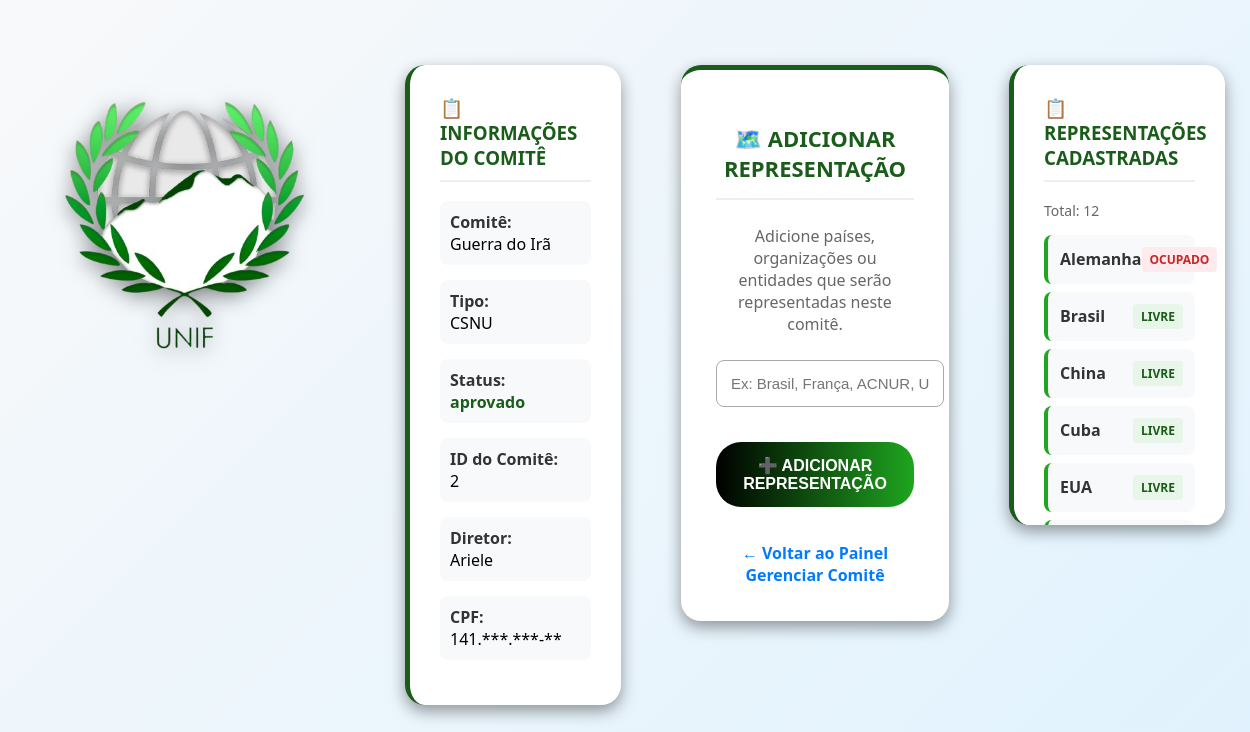
Page /pages/adicionarRepresentacao.php (signed in) on the committed database.
### tables this page shows
CREATE TABLE `comite` (
  `id_comite` int(11) NOT NULL,
  `id_unif` int(11) DEFAULT NULL,
  `cpf_d1` varchar(14) NOT NULL,
  `cpf_d2` varchar(14) NOT NULL,
  `cpf_d3` varchar(14) NOT NULL,
  `tipo_comite` varchar(100) DEFAULT NULL,
  `nome_comite` varchar(100) DEFAULT NULL,
  `data_comite` date DEFAULT NULL,
  `num_delegados` int(11) DEFAULT NULL,
  `descricao_comite` varchar(1000) DEFAULT NULL,
  `status` enum('pendente','aprovado','reprovado','em_andamento') DEFAULT 'pendente'
);

CREATE TABLE `usuario` (
  `cpf` varchar(14) NOT NULL,
  `nome` varchar(100) DEFAULT NULL,
  `email` varchar(100) DEFAULT NULL,
  `email_instituicao` varchar(100) DEFAULT NULL,
  `restricao_alimentar` varchar(100) DEFAULT NULL,
  `alergia` varchar(100) DEFAULT NULL,
  `telefone` varchar(14) DEFAULT NULL,
  `telefone_instituicao` varchar(20) DEFAULT NULL,
  `senha` varchar(20) DEFAULT NULL,
  `instituicao` varchar(100) DEFAULT NULL,
  `adm` tinyint(1) DEFAULT 0,
  `senha_hash` varchar(255) DEFAULT NULL,
  `professor` enum('aprovado','pendente','reprovado','aluno') DEFAULT 'aluno'
);

CREATE TABLE `representacao` (
  `id_representacao` int(11) NOT NULL,
  `nome_representacao` varchar(100) NOT NULL,
  `id_comite` int(11) NOT NULL,
  `id_unif` int(11) NOT NULL,
  `cpf_delegado` varchar(14) DEFAULT NULL COMMENT 'CPF do delegado atribuído à esta representação.'
);

### pages/adicionarRepresentacao.php (the view, shortened to what this page needs)
<?php
include 'php/conexao.php';
$cpf_usuario_logado = $_SESSION['cpf'];
$comite_aprovado = false;
$id_comite_aprovado = null;
$nome_comite = "";
$is_diretor = false;
$sql_check_diretor = "SELECT COUNT(*) as total FROM diretor WHERE cpf = ?";
if ($stmt_check = $conn->prepare($sql_check_diretor)) {
    $stmt_check->bind_param("s", $cpf_usuario_logado);
    $stmt_check->execute();
    $result_check = $stmt_check->get_result();
    $row_check = $result_check->fetch_assoc();
    $is_diretor = ($row_check['total'] > 0);
}
$sql_auth = "SELECT
                c.id_comite,
                c.id_unif,
                c.nome_comite,
                c.tipo_comite,
                c.status
             FROM comite c
             INNER JOIN diretor d ON c.id_comite = d.id_comite
             WHERE d.cpf = ? AND c.status = 'aprovado'";
if ($stmt = $conn->prepare($sql_auth)) {
    $stmt->bind_param("s", $cpf_usuario_logado);
    $stmt->execute();
    $result = $stmt->get_result();
    if ($result->num_rows == 1) {
        $row = $result->fetch_assoc();
        $id_comite_aprovado = $row['id_comite'];
        $nome_comite = $row['nome_comite'];
        $tipo_comite = $row['tipo_comite'];
        $status_comite = $row['status'];
        $comite_aprovado = true;
    }
}
$representacoes = [];
if ($comite_aprovado) {
    $sql_lista = "SELECT nome_representacao, cpf_delegado
                  FROM representacao
                  WHERE id_comite = ?
                  ORDER BY nome_representacao";
    if ($stmt_lista = $conn->prepare($sql_lista)) {
        $stmt_lista->bind_param("i", $id_comite_aprovado);
        $stmt_lista->execute();
        $result_lista = $stmt_lista->get_result();
        while ($row = $result_lista->fetch_assoc()) {
            $representacoes[] = $row;
        }
    }
    $sql_diretor_info = "SELECT u.nome FROM diretor d
                        JOIN usuario u ON d.cpf = u.cpf
                        WHERE d.cpf = ? AND d.id_comite = ?
                        LIMIT 1";
    $nome_diretor = "";
    if ($stmt_diretor = $conn->prepare($sql_diretor_info)) {
        $stmt_diretor->bind_param("si", $cpf_usuario_logado, $id_comite_aprovado);
        $stmt_diretor->execute();
        $result_diretor = $stmt_diretor->get_result();
        if ($result_diretor->num_rows > 0) {
            $row_diretor = $result_diretor->fetch_assoc();
            $nome_diretor = $row_diretor['nome'];
        }
    }
}
?>
<!DOCTYPE html>
<html lang="pt-br">
<head>
</head>
<body>
<div class="container">
    <div class="logo-box">
        <img src="images/unif.png" alt="Logo UNIF" class="logo">
    </div>
    <div class="info-box">
        <h3>📋 Informações do Comitê</h3>
        <?php if (!$is_diretor): ?>
            <div class="mensagem erro">
                ❌ Acesso negado. Você não está registrado como diretor.
            </div>
        <?php else: ?>
            <div class="info-item">
                <strong>Comitê:</strong><br>
                <?php echo htmlspecialchars($nome_comite); ?>
            </div>
            <div class="info-item">
                <strong>Tipo:</strong><br>
                <?php echo htmlspecialchars($tipo_comite ?? 'CSNU'); ?>
            </div>
            <div class="info-item">
                <strong>Status:</strong><br>
                <span style="color: #1a5c1a; font-weight: bold;"><?php echo htmlspecialchars($status_comite); ?></span>
            </div>
            <div class="info-item">
                <strong>ID do Comitê:</strong><br>
                <?php echo $id_comite_aprovado; ?>
            </div>
            <?php if (!empty($nome_diretor)): ?>
            <div class="info-item">
                <strong>Diretor:</strong><br>
                <?php echo htmlspecialchars($nome_diretor); ?>
            </div>
            <?php endif; ?>
            <div class="info-item">
                <strong>CPF:</strong><br>
                <?php echo substr($cpf_usuario_logado, 0, 3) . '.***.***-**'; ?>
            </div>
        <?php endif; ?>
    </div>
    <div class="form-box">
        <h2>🗺️ Adicionar Representação</h2>
        <?php if ($comite_aprovado): ?>
            <p style="color: #666; margin-bottom: 25px;">
                Adicione países, organizações ou entidades que serão representadas neste comitê.
            </p>
            <form action="<?php echo htmlspecialchars($_SERVER["PHP_SELF"]); ?>" method="post">
                <input type="text" id="nome_representacao" name="nome_representacao"
                       placeholder="Ex: Brasil, França, ACNUR, União Europeia"
                       required
                       value="<?php echo isset($_POST['nome_representacao']) ? htmlspecialchars($_POST['nome_representacao']) : ''; ?>">
                <button type="submit">➕ Adicionar Representação</button>
            </form>
            <div class="links">
                <a href="painel_diretor.php">← Voltar ao Painel</a>
                <a href="gerenciar_comite.php">Gerenciar Comitê</a>
            </div>
        <?php endif; ?>
    </div>
    <?php if ($comite_aprovado): ?>
    <div class="lista-box">
        <h3>📋 Representações Cadastradas</h3>
        <p style="color: #666; font-size: 14px; margin-bottom: 15px;">
            Total: <?php echo count($representacoes); ?>
        </p>
        <?php if (empty($representacoes)): ?>
            <div style="text-align: center; padding: 20px; color: #666;">
                Nenhuma representação cadastrada ainda.
                <br>
                <small>Adicione a primeira usando o formulário ao lado.</small>
            </div>
        <?php else: ?>
            <?php foreach ($representacoes as $rep): ?>
                <div class="representacao-item">
                    <span><?php echo htmlspecialchars($rep['nome_representacao']); ?></span>
                    <div class="status <?php echo empty($rep['cpf_delegado']) ? 'livre' : 'ocupado'; ?>">
                        <?php echo empty($rep['cpf_delegado']) ? 'LIVRE' : 'OCUPADO'; ?>
                    </div>
                </div>
            <?php endforeach; ?>
        <?php endif; ?>
    </div>
    <?php endif; ?>
</div>
</body>
</html>

### pages/adicionarRepresentacao.php (style rules this page uses)
body { margin: 0; font-family: "Segoe UI", Arial, sans-serif; display: flex; justify-content: center; align-items: center; min-height: 100vh; background: linear-gradient(135deg, #f8f9fa 0%, #e0f2fe 100%); }
.container { display: flex; align-items: flex-start; justify-content: center; gap: 60px; padding: 40px; max-width: 1200px; width: 100%; animation: fadeIn 0.8s ease-in-out; }
.logo-box { text-align: center; }
.logo-box img { width: 320px; filter: drop-shadow(0px 4px 10px rgba(0, 0, 0, 0.5)); transition: transform 0.3s ease; }
.info-box { background: #fff; padding: 30px; border-radius: 20px; box-shadow: 0px 6px 16px rgba(0, 0, 0, 0.4); width: 320px; margin-bottom: 30px; border-left: 5px solid #1a5c1a; }
.info-box h3 { color: #1a5c1a; margin-top: 0; border-bottom: 2px solid #eee; padding-bottom: 10px; text-transform: uppercase; }
.info-item { margin: 15px 0; padding: 10px; background: #f8f9fa; border-radius: 8px; }
.info-item strong { color: #333; }
.form-box { background: #fff; padding: 35px; border-radius: 20px; box-shadow: 0px 6px 16px rgba(0, 0, 0, 0.4); text-align: center; width: 420px; transition: transform 0.3s ease; border-top: 5px solid #1a5c1a; }
.form-box h2 { margin-bottom: 25px; font-size: 22px; text-transform: uppercase; color: #1a5c1a; font-weight: bold; border-bottom: 2px solid #eee; padding-bottom: 15px; }
form input { width: 100%; margin-bottom: 15px; padding: 14px; border: 1px solid #aaa; border-radius: 8px; font-size: 15px; outline: none; transition: border 0.3s, box-shadow 0.3s; }
form button { background: linear-gradient(90deg, #000, #1fa51f); color: white; border: none; padding: 14px; border-radius: 25px; font-size: 16px; cursor: pointer; width: 100%; margin: 20px 0 15px 0; text-transform: uppercase; font-weight: bold; transition: background 0.3s, transform 0.2s; }
.lista-box { background: #fff; padding: 30px; border-radius: 20px; box-shadow: 0px 6px 16px rgba(0, 0, 0, 0.4); width: 320px; max-height: 400px; overflow-y: auto; border-left: 5px solid #1a5c1a; }
.lista-box h3 { color: #1a5c1a; margin-top: 0; border-bottom: 2px solid #eee; padding-bottom: 10px; text-transform: uppercase; }
.representacao-item { padding: 12px; margin: 8px 0; background: #f8f9fa; border-radius: 8px; border-left: 4px solid #1fa51f; display: flex; justify-content: space-between; align-items: center; }
.representacao-item span { font-weight: 600; color: #333; }
.status { font-size: 12px; padding: 4px 8px; border-radius: 4px; font-weight: bold; }
.status.livre { background: #e8f5e9; color: #1a5c1a; }
.status.ocupado { background: #ffebee; color: #c62828; }
.links { margin-top: 20px; text-align: center; }
.links a { color: #007bff; text-decoration: none; font-weight: bold; margin: 0 10px; }

### rows in the picture
comite: nome_comite "Guerra do Irã", tipo_comite "CSNU", status "aprovado", id_comite "2"
usuario: nome "Ariele"
representacao: nome_representacao "Alemanha", shows "OCUPADO"
representacao: nome_representacao "Brasil", shows "LIVRE"
representacao: nome_representacao "China", shows "LIVRE"
representacao: nome_representacao "Cuba", shows "LIVRE"
representacao: nome_representacao "EUA", shows "LIVRE"

### other values in the picture
substr($cpf_usuario_logado, 0, 3) "141"
count($representacoes) "12"
